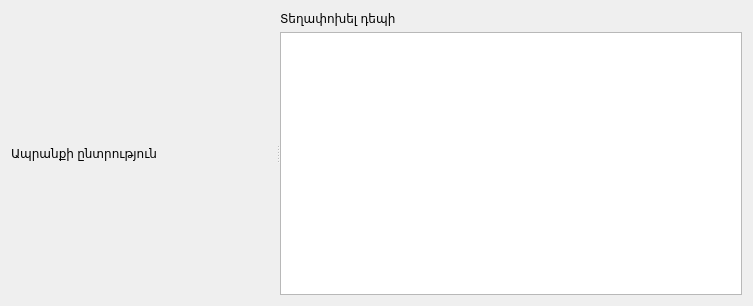
<?xml version="1.0" encoding="UTF-8"?>
<ui version="4.0">
 <class>NourishStoreItemDlg</class>
 <widget class="QWidget" name="NourishStoreItemDlg">
  <property name="geometry">
   <rect>
    <x>0</x>
    <y>0</y>
    <width>753</width>
    <height>306</height>
   </rect>
  </property>
  <property name="minimumSize">
   <size>
    <width>753</width>
    <height>306</height>
   </size>
  </property>
  <property name="windowTitle">
   <string>Կերակրել</string>
  </property>
  <layout class="QGridLayout" name="gridLayout">
   <item row="0" column="0">
    <widget class="QSplitter" name="splitter">
     <property name="orientation">
      <enum>Qt::Horizontal</enum>
     </property>
     <widget class="QWidget" name="layoutWidget">
      <layout class="QVBoxLayout" name="vlayStoreExplorer">
       <item>
        <widget class="QLabel" name="label">
         <property name="text">
          <string>Ապրանքի ընտրություն</string>
         </property>
        </widget>
       </item>
      </layout>
     </widget>
     <widget class="QWidget" name="layoutWidget_2">
      <layout class="QVBoxLayout" name="verticalLayout_2">
       <item>
        <widget class="QLabel" name="label_2">
         <property name="text">
          <string>Տեղափոխել դեպի</string>
         </property>
        </widget>
       </item>
       <item>
        <widget class="QListWidget" name="wdgTargetStores"/>
       </item>
      </layout>
     </widget>
    </widget>
   </item>
  </layout>
 </widget>
 <resources/>
 <connections/>
</ui>
